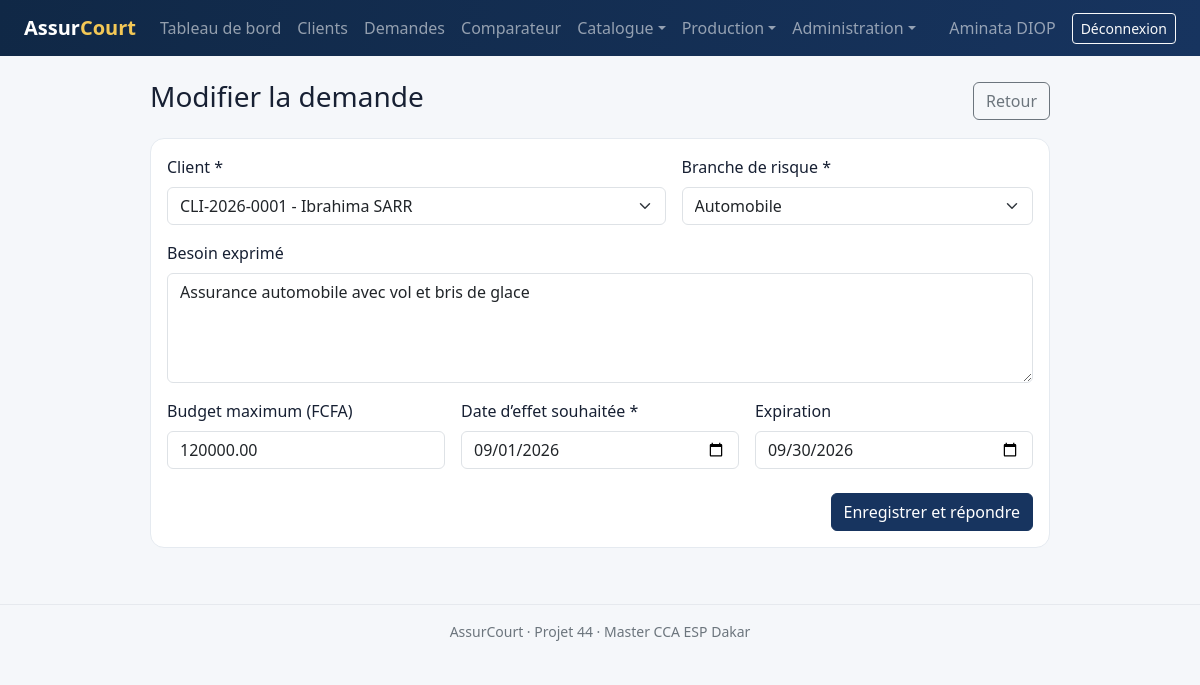
Page /public/demandes/form.php?id=1 (signed in) on the committed database.
### tables this page shows
CREATE TABLE demandes_devis (
    id BIGINT UNSIGNED AUTO_INCREMENT PRIMARY KEY,
    client_id BIGINT UNSIGNED NOT NULL,
    agent_id BIGINT UNSIGNED NOT NULL,
    categorie_id BIGINT UNSIGNED NOT NULL,
    numero_demande VARCHAR(40) NOT NULL UNIQUE,
    description_besoin TEXT NULL,
    budget_maximum DECIMAL(15,2) NULL,
    date_effet_souhaitee DATE NOT NULL,
    statut ENUM('brouillon','complete','comparee','recommandee','convertie','expiree','annulee') NOT NULL DEFAULT 'brouillon',
    date_demande DATETIME NOT NULL DEFAULT CURRENT_TIMESTAMP,
    date_expiration DATE NULL,
    INDEX idx_demande_filtres (categorie_id, statut, date_demande),
    CONSTRAINT fk_demande_client FOREIGN KEY (client_id) REFERENCES clients(id),
    CONSTRAINT fk_demande_agent FOREIGN KEY (agent_id) REFERENCES utilisateurs(id),
    CONSTRAINT fk_demande_categorie FOREIGN KEY (categorie_id) REFERENCES categories_risque(id)
);

CREATE TABLE clients (
    id BIGINT UNSIGNED AUTO_INCREMENT PRIMARY KEY,
    agent_id BIGINT UNSIGNED NULL,
    numero_client VARCHAR(30) NOT NULL UNIQUE,
    type_client ENUM('particulier','entreprise') NOT NULL DEFAULT 'particulier',
    nom VARCHAR(100) NULL,
    prenom VARCHAR(120) NULL,
    raison_sociale VARCHAR(190) NULL,
    date_naissance DATE NULL,
    email VARCHAR(190) NULL,
    telephone VARCHAR(30) NOT NULL,
    adresse VARCHAR(255) NULL,
    ville VARCHAR(100) NULL,
    profession VARCHAR(120) NULL,
    statut ENUM('prospect','actif','inactif') NOT NULL DEFAULT 'prospect',
    created_at TIMESTAMP NOT NULL DEFAULT CURRENT_TIMESTAMP,
    updated_at TIMESTAMP NOT NULL DEFAULT CURRENT_TIMESTAMP ON UPDATE CURRENT_TIMESTAMP,
    INDEX idx_client_recherche (nom, prenom, raison_sociale),
    INDEX idx_client_statut (statut),
    CONSTRAINT fk_client_agent FOREIGN KEY (agent_id) REFERENCES utilisateurs(id) ON DELETE SET NULL
);

CREATE TABLE categories_risque (
    id BIGINT UNSIGNED AUTO_INCREMENT PRIMARY KEY,
    code VARCHAR(30) NOT NULL UNIQUE,
    libelle VARCHAR(100) NOT NULL,
    description TEXT NULL
);

### includes/helpers.php (called while the page is built, shortened)
<?php
function e(?string $value): string
{
    return htmlspecialchars($value ?? '', ENT_QUOTES | ENT_SUBSTITUTE, 'UTF-8');
}

### public/demandes/form.php (the view, shortened to what this page needs)
<?php
require_once __DIR__.'/../../includes/bootstrap.php';require_roles(['ADMIN','RESPONSABLE','AGENT']);$db=Database::connection();$id=max(0,(int)($_GET['id']??$_POST['id']??0));$d=['client_id'=>'','categorie_id'=>'','description_besoin'=>'','budget_maximum'=>'','date_effet_souhaitee'=>date('Y-m-d',strtotime('+7 days')),'date_expiration'=>date('Y-m-d',strtotime('+30 days'))];$errors=[];if($id){$s=$db->prepare('SELECT * FROM demandes_devis WHERE id=?');$s->execute([$id]);$d=array_merge($d,$s->fetch()?:exit('Demande introuvable.'));}
$clients=$db->query("SELECT id,numero_client,type_client,nom,prenom,raison_sociale FROM clients WHERE statut<>'inactif' ORDER BY COALESCE(raison_sociale,nom),prenom")->fetchAll();$categories=$db->query('SELECT id,libelle FROM categories_risque ORDER BY libelle')->fetchAll();$title=$id?'Modifier la demande':'Nouvelle demande';require __DIR__.'/../../includes/header.php';?>
<div class="form-shell"><div class="page-heading"><h1 class="h3"><?= e($title) ?></h1><a class="btn btn-outline-secondary" href="index.php">Retour</a></div><?php if($errors): ?><div class="alert alert-danger"><?= e(implode(' ',$errors)) ?></div><?php endif; ?><form method="post" class="card card-body needs-validation" novalidate><?= csrf_field() ?><input type="hidden" name="id" value="<?= $id ?>"><div class="row g-3"><div class="col-md-7"><label class="form-label">Client *</label><select class="form-select" name="client_id" required><option value="">Sélectionner un client</option><?php foreach($clients as $c): $n=$c['type_client']==='entreprise'?$c['raison_sociale']:trim($c['prenom'].' '.$c['nom']);?><option value="<?= $c['id'] ?>" <?= (int)$d['client_id']==(int)$c['id']?'selected':'' ?>><?= e($c['numero_client'].' - '.$n) ?></option><?php endforeach ?></select></div><div class="col-md-5"><label class="form-label">Branche de risque *</label><select class="form-select" name="categorie_id" required><?php foreach($categories as $c): ?><option value="<?= $c['id'] ?>" <?= (int)$d['categorie_id']==(int)$c['id']?'selected':'' ?>><?= e($c['libelle']) ?></option><?php endforeach ?></select></div><div class="col-12"><label class="form-label">Besoin exprimé</label><textarea class="form-control" rows="4" name="description_besoin"><?= e($d['description_besoin']) ?></textarea></div><div class="col-md-4"><label class="form-label">Budget maximum (FCFA)</label><input type="number" min="0" class="form-control" name="budget_maximum" value="<?= e((string)$d['budget_maximum']) ?>"></div><div class="col-md-4"><label class="form-label">Date d’effet souhaitée *</label><input type="date" class="form-control" name="date_effet_souhaitee" value="<?= e($d['date_effet_souhaitee']) ?>" required></div><div class="col-md-4"><label class="form-label">Expiration</label><input type="date" class="form-control" name="date_expiration" value="<?= e($d['date_expiration']) ?>"></div></div><div class="text-end mt-4"><button class="btn btn-primary">Enregistrer et répondre</button></div></form></div><?php require __DIR__.'/../../includes/footer.php'; ?>

### public/assets/css/app.css (style rules this page uses)
:root { --navy:#17345f;--blue:#2f6fae;--pale:#eaf2fb;--gold:#d4a72c;--ink:#172033 }
body { background:#f5f7fa;color:var(--ink);font-family:system-ui,-apple-system,"Segoe UI",sans-serif }
.card { border:1px solid #e5eaf0;border-radius:14px }
.btn-primary { background:var(--navy);border-color:var(--navy) }
.page-heading { display:flex;justify-content:space-between;align-items:center;gap:1rem;margin-bottom:1rem }
.form-shell { max-width:900px;margin:auto }

### rows in the picture
demandes_devis: client_id "CLI-2026-0001 - Ibrahima SARR", categorie_id "Automobile", description_besoin "Assurance automobile avec vol et bris de glace", budget_maximum "120000.00", date_effet_souhaitee "09/01/2026", date_expiration "09/30/2026"

### other values in the picture
$_SESSION['user']['prenom'].' '.$_SESSION['user']['nom'] "Aminata DIOP"
$title "Modifier la demande"
